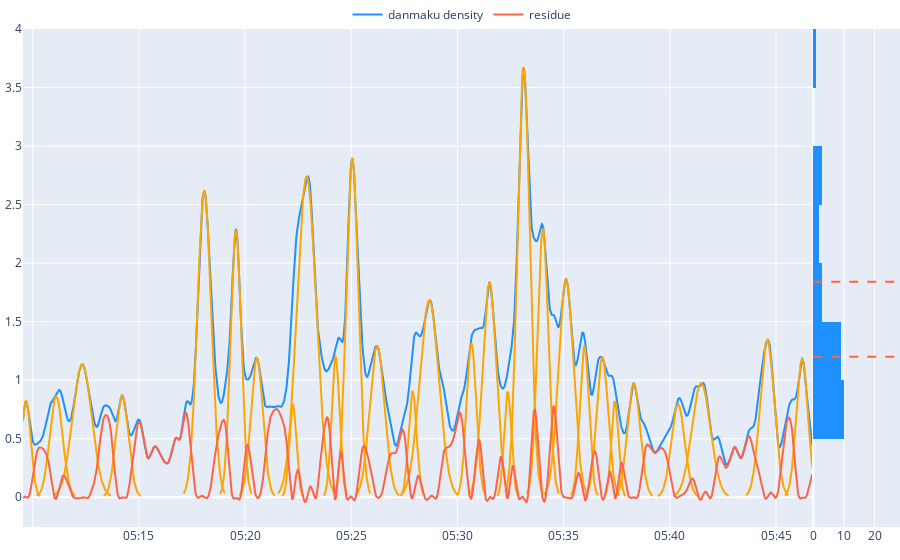

Notebook source saved alongside this figure:
### Code cell
hotspots = get_hotspots(time, density, kernel_sigma=KERNEL_SIGMA, show_plot=True, show_progress=True)
print(f"Found {len(hotspots)} hotspots")
hotspots
